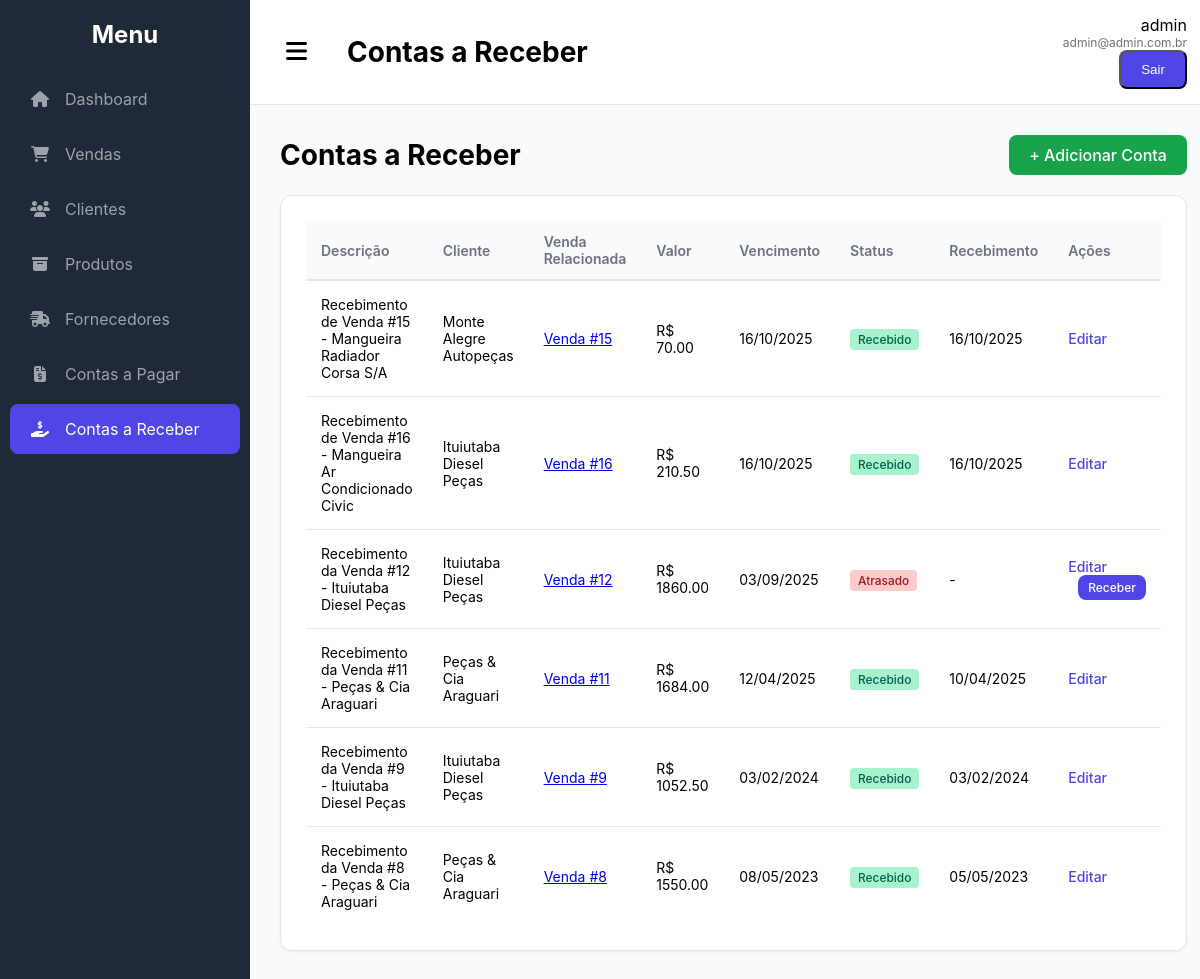
Page /contas-a-receber/ (signed in) on the earlier database version.
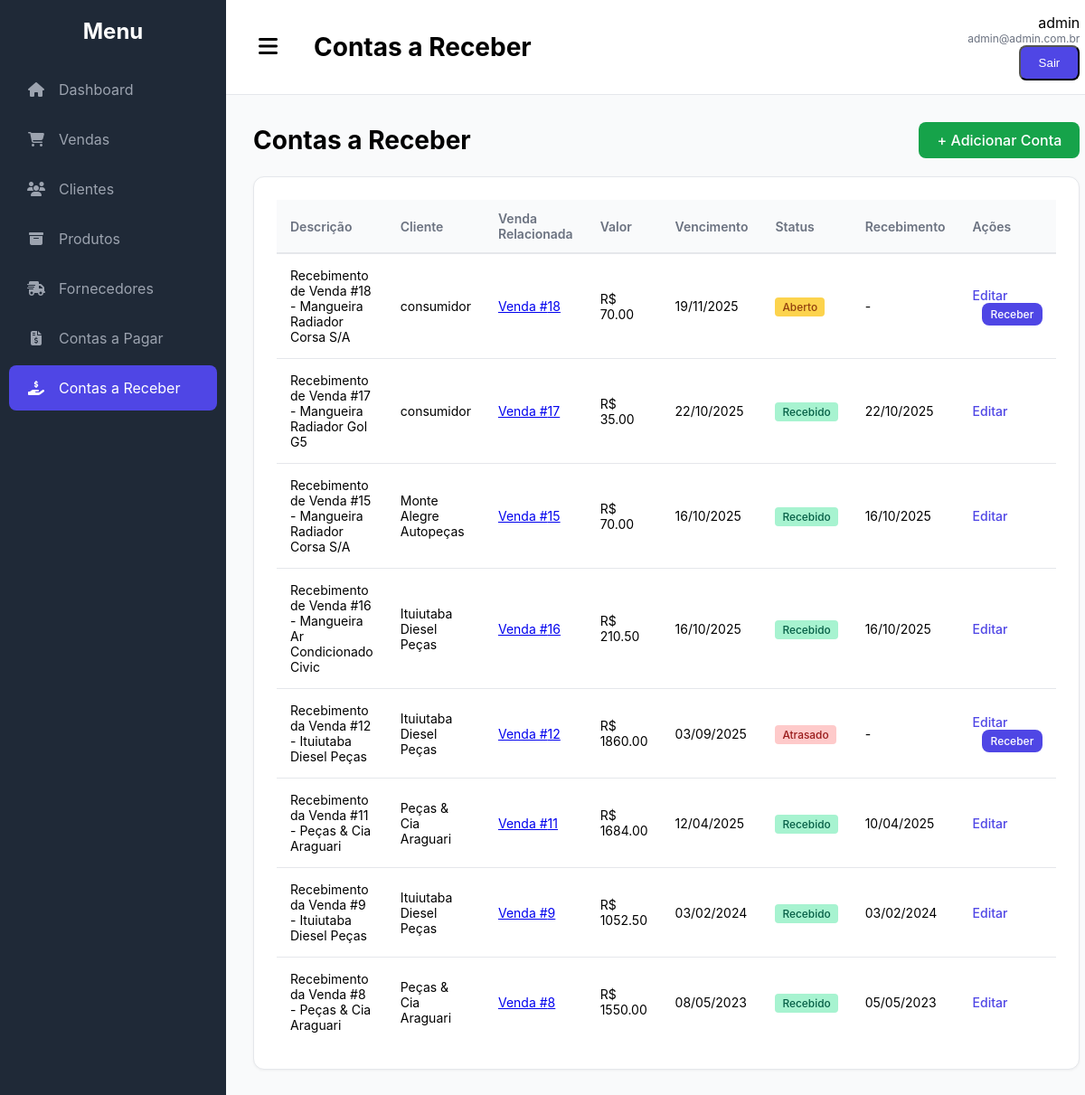
Same page on the later database version.
### core/models.py (models this page shows, shortened)
class ContaReceber(models.Model):
    venda = models.OneToOneField(Venda, on_delete=models.CASCADE, related_name='conta_receber_venda', null=True, blank=True)
    cliente = models.ForeignKey(Cliente, on_delete=models.SET_NULL, null=True, blank=True, related_name='contas_receber_cliente')
    descricao = models.CharField(max_length= 255)
    valor = models.DecimalField(max_digits=10, decimal_places=2)
    data_lancamento = models.DateField(auto_now_add=True)
    data_vencimento = models.DateField()
    data_recebimento = models.DateField(null=True, blank=True)
    STATUS_CHOICES = [
        ('ABERTO', 'Aberto'),
        ('RECEBIDO', 'Recebido'),
        ('ATRASADO', 'Atrasado'),
        ('CANCELADO', 'Cancelado'),
    ]
    status = models.CharField(max_length=10, choices=STATUS_CHOICES, default='ABERTO')
    class Meta:
        verbose_name = "Conta a Receber"
        verbose_name_plural = "Contas a Receber"
        ordering = ['data_vencimento']

class Cliente(models.Model):
    nome = models.CharField(max_length=255)
    telefone = models.CharField(max_length=20, blank=True)
    email = models.EmailField(blank=True)
    endereco = models.TextField(blank=True)
    data_cadastro = models.DateTimeField(auto_now_add=True)
    class Meta:
        verbose_name = "Cliente"
        verbose_name_plural = "Clientes"
        ordering = ['nome']

class Venda(models.Model):
    STATUS_CHOICES = [
        ('PENDENTE', 'Pendente'),
        ('CONCLUIDA', 'Concluída'),
    ]
    FORMAS_PAGAMENTO = [
        ('AV', 'À Vista'),
        ('AP', 'A Prazo'),
    ]
    CONDICOES_PRAZO =[
        ('7D', '7 Dias'),
        ('14D', '14 Dias'),
        ('28D', '28 Dias'),
    ]
    forma_pagamento = models.CharField(max_length=2, choices=FORMAS_PAGAMENTO, default='AV')
    condicao_prazo = models.CharField(max_length=3, choices=CONDICOES_PRAZO, blank=True, null=True)
    produto = models.ForeignKey(Produto, on_delete=models.PROTECT, related_name='vendas_produto')
    cliente = models.ForeignKey(Cliente, on_delete=models.SET_NULL, null=True, blank=True, related_name='vendas_cliente')
    quantidade = models.PositiveIntegerField()
    valor_total = models.DecimalField(max_digits=10, decimal_places=2, default=Decimal('0.00'))
    data_venda = models.DateTimeField(auto_now_add=True)
    status = models.CharField(max_length=10, choices=STATUS_CHOICES, default='PENDENTE')
    class Meta:
        verbose_name = "Venda"
        verbose_name_plural = "Vendas"
        ordering = ['-data_venda']

### core/views.py (the view)
# urls.py: path('contas-a-receber/', views.lista_contas_receber_view, name='lista_contas_receber'),
@login_required
def lista_contas_receber_view(request):
    print("\nDEBUG: Acessando lista_contas_receber_view.")
    contas = ContaReceber.objects.all().select_related('venda__produto', 'cliente', 'venda').order_by('-data_vencimento')
    print(f"DEBUG: Total de Contas a Receber carregadas: {contas.count()}")
    if contas.exists():
        print("DEBUG: Detalhes das Contas a Receber carregadas:")
        for conta in contas:
            print(f"DEBUG: CR ID: {conta.pk}, Venda PK: {conta.venda.pk if conta.venda else 'N/A'}, Cliente: {conta.cliente.nome if conta.cliente else 'N/A'}, Valor: {conta.valor}, Status: {conta.status}, Vencimento: {conta.data_vencimento}") # Debug point 3
    else:
        print("DEBUG: Nenhuma Conta a Receber encontrada no banco de dados.")
    context = {
        'contas': contas,
        'titulo': 'Contas a Receber',
        'ativo_cr': 'active',
    }
    print("DEBUG: Contexto para template de Contas a Receber preparado.")
    return render(request, 'core/lista_contas_receber.html', context)

### core/templates/core/lista_contas_receber.html
{% extends 'core/base.html' %}
{% block page_title %}Contas a Receber{% endblock %}
{% block content %}
<div class="page-header">
    <h1>Contas a Receber</h1>
    <a href="{% url 'conta_receber_nova' %}" class="btn btn-success">+ Adicionar Conta</a>
</div>
<div class="content-card">
    <table class="styled-table">
        <thead>
            <tr>
                <th>Descrição</th>
                <th>Cliente</th>
                <th>Venda Relacionada</th>
                <th>Valor</th>
                <th>Vencimento</th>
                <th>Status</th>
                <th>Recebimento</th>
                <th class="actions">Ações</th>
            </tr>
        </thead>
        <tbody>
            {% for conta in contas %}
            <tr>
                <td>{{ conta.descricao }}</td>
                <td>{{ conta.cliente.nome|default:"N/A" }}</td>
                <td>{% if conta.venda %}<a href="{% url 'venda_nova' %}?venda_id={{ conta.venda.pk }}">Venda #{{ conta.venda.pk }}</a>{% else %}-{% endif %}</td>
                <td>R$ {{ conta.valor|floatformat:2 }}</td>
                <td>{{ conta.data_vencimento|date:"d/m/Y" }}</td>
                <td>
                    <span class="status-{{ conta.status|lower }}">
                        {{ conta.get_status_display }}
                    </span>
                </td>
                <td>{{ conta.data_recebimento|date:"d/m/Y"|default:"-" }}</td>
                <td class="actions">
                    <a href="{% url 'conta_receber_editar' pk=conta.pk %}">Editar</a>
                    {% if conta.status != 'RECEBIDO' %}
                        <a href="{% url 'marcar_conta_receber_recebida' pk=conta.pk %}" class="btn" style="padding: 5px 10px; font-size: 12px; margin-left: 10px; color: white;">Receber</a>
                    {% endif %}
                </td>
            </tr>
            {% empty %}
            <tr>
                <td colspan="8" style="text-align: center;">Nenhuma conta a receber registrada.</td>
            </tr>
            {% endfor %}
        </tbody>
    </table>
</div>
{% endblock %}

Differences in the rows shown:
added ContaReceber: descricao "Recebimento de Venda #18 - Mangueira Radiador Corsa S/A", cliente.nome "consumidor", venda.pk "18", valor "70.00", data_vencimento "19/11/2025", status "Aberto", data_recebimento "-", shows "Receber"
added ContaReceber: descricao "Recebimento de Venda #17 - Mangueira Radiador Gol G5", cliente.nome "consumidor", venda.pk "17", valor "35.00", data_vencimento "22/10/2025", status "Recebido", data_recebimento "22/10/2025"
